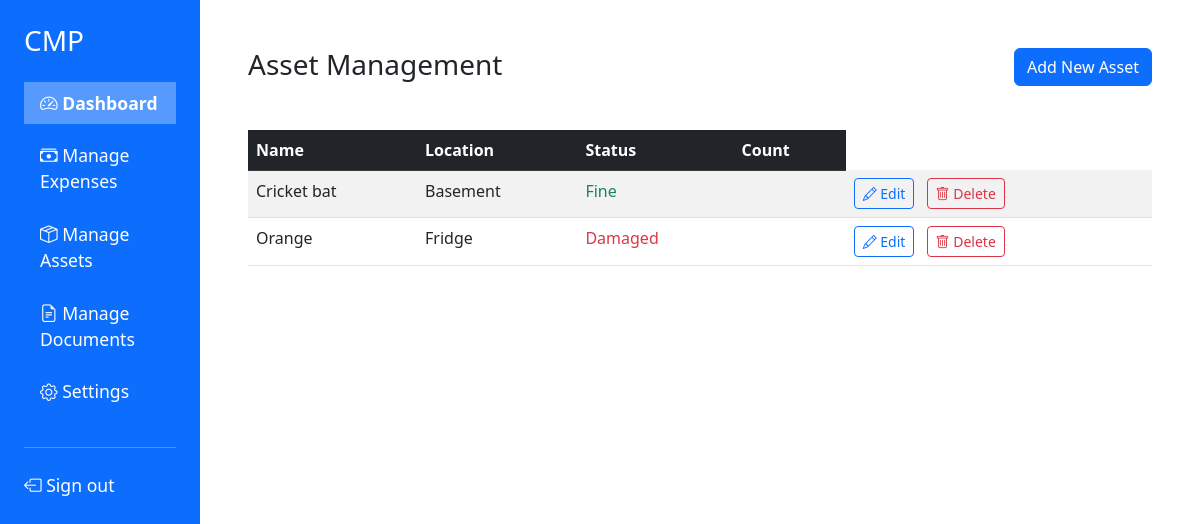
The app's page /assets (signed in) with its own data.
### src/models.py (models this page shows)
class Asset(db.Model):
    id = db.Column(db.Integer, primary_key=True)
    name = db.Column(db.String(100), nullable=False)
    location = db.Column(db.String(100), default='Storage')
    status = db.Column(db.String(100), default='Fine')
    count = db.Column(db.Integer, nullable=False)

### src/app.py (the view)
@app.route('/assets', methods=['GET'])
@app.route('/assets/<id>', methods=['GET'])
def assets_get(id=None):
    if not check_authentication():
        return redirect("/login")
    if id:
        asset = Asset.query.get(id)
        return jsonify({
            "id": asset.id,
            "name": asset.name,
            "location": asset.location,
            "status": asset.status,
            "count": asset.count
        })
    else:
        assets = Asset.query.all()
        asset_status_options = [status.value.removeprefix("AssetStatus.") for status in AssetStatus]
        return render_template('assets.html', assets=assets, asset_status_options=asset_status_options)

### src/app.py (called while the page is built)
def check_authentication():
    if not session.get("username"):
        return False
    user = User.query.filter_by(username=session["username"]).first()
    if not user or user.password != session.get("password"):
        return False
    return True

### src/templates/assets.html (shortened to what this page needs)
{% extends "base.html" %}
{% block content %}
<div class="row g-2 mb-4">
    <div class ="col-md-6">
        <h2 class="h3 mb-4">Asset Management</h2>
    </div>
    <div class ="col-md-6 text-end">
        <button class="btn btn-primary mb-3" type="button" data-bs-toggle="modal" data-bs-target="#addAssetModal">Add New Asset</button>
    </div>
</div>
<table class="table table-striped table-hover">
    <thead class="table-dark">
        <tr>
            <th scope="col">Name</th>
            <th scope="col">Location</th>
            <th scope="col">Status</th>
            <th scope="col">Count</th>
        </tr>
    </thead>
    <tbody>
        {% for asset in assets %}
        <tr>
            <td>{{ asset.name }}</td>
            <td>{{ asset.location }}</td>
            <td>
                {% if asset.status == 'Damaged' %}
                <span class="text-danger">{{asset.status}}</span>
                {% elif asset.status == 'Lost' %}
                <span class="text-danger">{{asset.status}}</span>
                {% else %}
                <span class="text-success">{{asset.status}}</span>
                {% endif %}
            </td>
            <td>
            </td>
            <td>
                <button class="btn btn-sm btn-outline-primary me-2"
                    data-bs-toggle="modal"
                    data-bs-target="#editAssetModal"
                    data-id="{{ asset.id }}"
                    data-name="{{ asset.name }}"
                    data-location="{{ asset.location }}"
                    data-status="{{ asset.status }}"
                    data-count="{{ asset.count }}">
                    <i class="bi bi-pencil"></i>
                    Edit
                </button>
                <form action="/assets/delete" method="post" style="display:inline;">
                    <button class="btn btn-sm btn-outline-danger me-2"
                        onclick="return confirm('Delete this item?')">
                        <i class="bi bi-trash"></i>
                        Delete
                    </button>
                </form>
            </td>
        </tr>
        {% else %}
        <tr>
            <td colspan="6" class="text-center">No assets recorded.</td>
        </tr>
        {% endfor %}
    </tbody>
</table>
{% endblock %}

### records on screen
Asset: name "Cricket bat", location "Basement", status "Fine"
Asset: name "Orange", location "Fridge", status "Damaged"
